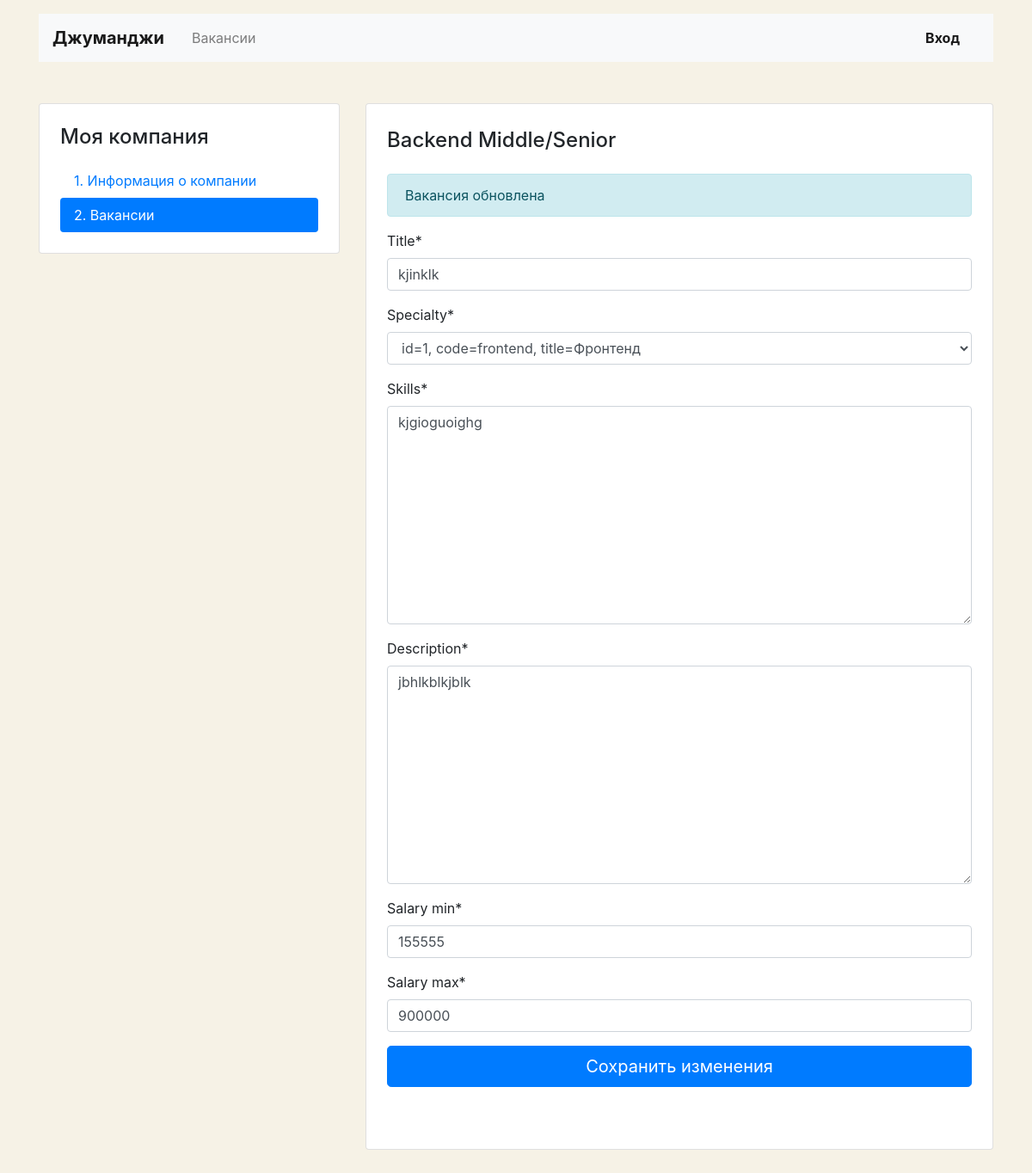
The app's page /mycompany/vacancies/6 with its own data.
### jobs/models.py (models this page shows, shortened)
class Vacancy(models.Model):
    title = models.CharField(max_length=120)
    specialty = models.ForeignKey(Specialty, on_delete=models.CASCADE, related_name="vacancies")
    company = models.ForeignKey(Company, on_delete=models.CASCADE, related_name="vacancies")
    skills = models.TextField()
    description = models.TextField()
    salary_min = models.IntegerField()
    salary_max = models.IntegerField()
    published_at = models.DateField(auto_now_add=True)

class Specialty(models.Model):
    code = models.CharField(max_length=120, unique=True)
    title = models.CharField(max_length=120)
    picture = models.ImageField(upload_to=MEDIA_SPECIALITY_IMAGE_DIR)
    def __str__(self):
        return f'id={self.pk}, code={self.code}, title={self.title}'

### jobs/views.py (the view, shortened to what this page needs)
# urls.py: path('mycompany/vacancies/<int:vacancy_id>', MyVacancyView.as_view(), name='my_vacancy'),
class MyVacancyView(View):
    def get(self, request, vacancy_id):
        head_title = "Моя вакансия | "
        try:
            vacancy = Vacancy.objects.get(id=vacancy_id)
        except Vacancy.DoesNotExist:
            return redirect('my_vacancy_create')
        context = {
            "head_title": head_title,
            "vacancy": vacancy,
            'form': VacancyForm(instance=vacancy),
        }
        return render(request, 'vacancy-edit.html', context=context)

### jobs/forms.py
class VacancyForm(forms.ModelForm):
    class Meta:
        model = Vacancy
        fields = ('title', 'specialty', 'skills', 'description', 'salary_min', 'salary_max')

### templates/vacancy-edit.html (shortened to what this page needs)
{% extends 'base.html' %}
{% load crispy_forms_tags %}
{% block container %}
  <main class="container mt-3 pb-5">
    <div class="row mt-5">
      <div class="col-12 col-lg-4">
        <aside class="pt-3 pb-4 px-4 mb-5 card">
          <h1 class="h4 pt-2 pb-2">Моя компания</h1>
          <div class="nav flex-column nav-pills" id="v-pills-tab" role="tablist" aria-orientation="vertical">
            <a class="nav-link" href="{% url 'my_company' %}">1. Информация о&nbsp;компании</a>
            <a class="nav-link active" href="{% url 'my_vacancies' %}">2. Вакансии</a>
          </div>
        </aside>
      </div>
      <div class="col-12 col-lg-8">
        <div class="card">
          <div class="card-body px-4 pb-4 tab-content">
            <section>
              <h2 class="h4 pt-2 pb-3">Backend Middle/Senior</h2>
              <p class="alert alert-info" role="alert">Вакансия обновлена</p>
              <form enctype="multipart/form-data" method = "POST">
                {{ form|crispy }}
                <button class="btn btn-primary btn-lg btn-block mb-5" type="submit">Сохранить изменения</button>
              </form>
            </section>
          </div>
        </div>
      </div>
    </div>
  </main>
{% endblock %}

### templates/base.html (style rules this page uses)
body { background-color: #F6F2E6; }

### records on screen
Vacancy: title "kjinklk", specialty "id=1, code=frontend, title=Фронтенд", skills "kjgioguoighg", description "jbhlkblkjblk", salary_min "155555", salary_max "900000"
